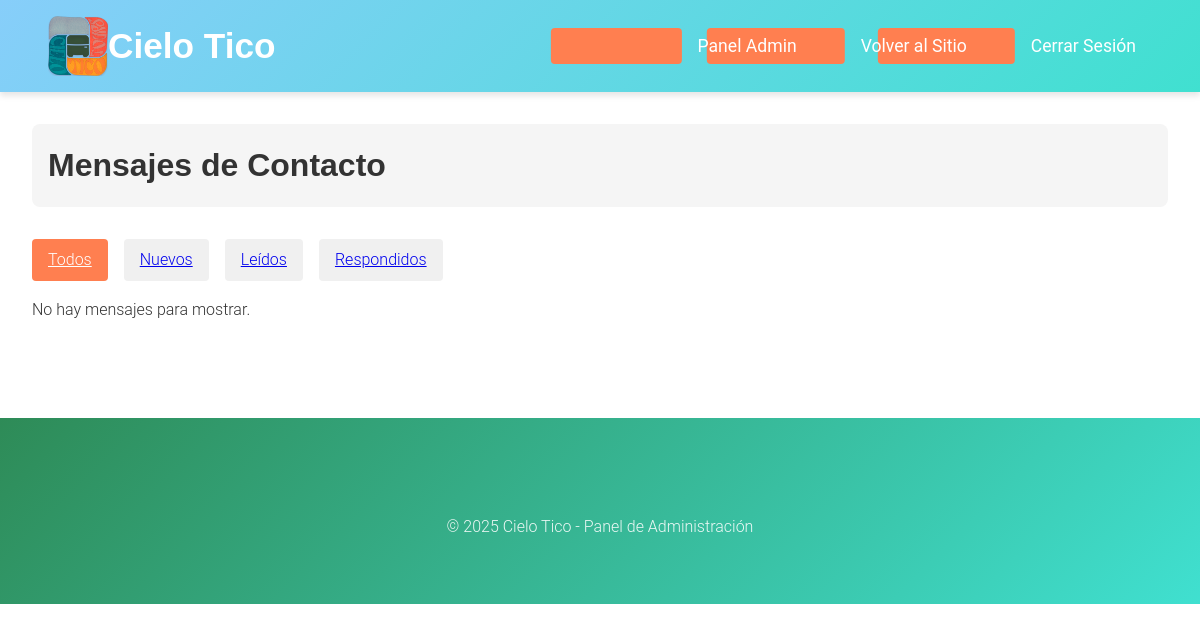
Page /html/admin/mensajes.php (signed in) on the earlier database version.
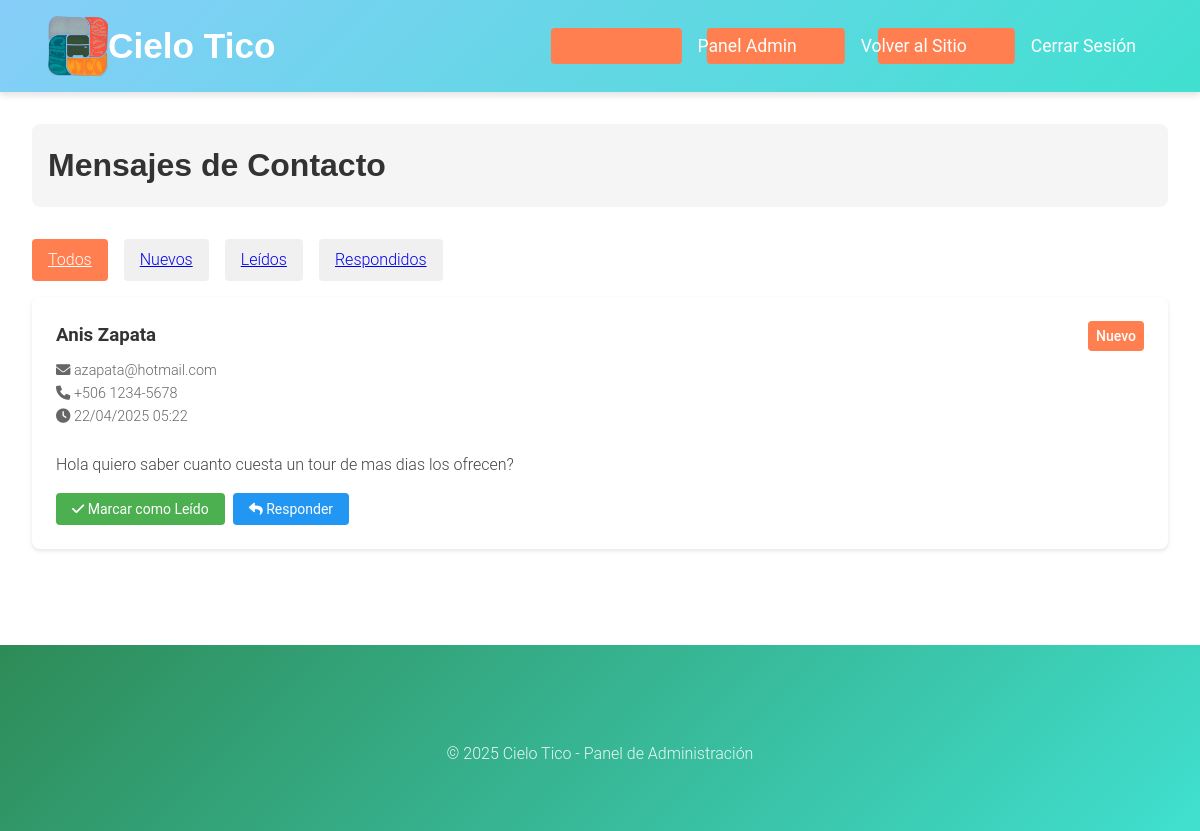
Same page on the later database version.
### tables this page shows
CREATE TABLE `contactos` (
  `id` int(11) NOT NULL AUTO_INCREMENT,
  `nombre` varchar(100) NOT NULL,
  `email` varchar(100) NOT NULL,
  `telefono` varchar(20) DEFAULT NULL,
  `mensaje` text NOT NULL,
  `estado` enum('nuevo','leido','respondido') DEFAULT 'nuevo',
  `fecha_creacion` timestamp NOT NULL DEFAULT current_timestamp(),
  PRIMARY KEY (`id`)
);

### html/admin/mensajes.php (the view, shortened to what this page needs)
<?php
require_once '../../php/config/database.php';
$estado_filtro = isset($_GET['estado']) ? $_GET['estado'] : 'todos';
$sql = "SELECT * FROM contactos";
$params = [];
$sql .= " ORDER BY fecha_creacion DESC";
try {
    $stmt = $conn->prepare($sql);
    $stmt->execute($params);
    $mensajes = $stmt->fetchAll(PDO::FETCH_ASSOC);
} catch(PDOException $e) {
    $error = "Error al obtener los mensajes: " . $e->getMessage();
}
?>
<!DOCTYPE html>
<html lang="es">
<head>
    <link rel="stylesheet" href="/cielotico/css/estilos.css">
    <link rel="stylesheet" href="https://cdnjs.cloudflare.com/ajax/libs/font-awesome/6.0.0/css/all.min.css">
</head>
<body>
    <header>
        <div class="header-content">
            <div class="logo-container">
                <a href="/cielotico/html/index.php">
                    <img src="/cielotico/img/logo.png" alt="Cielo Tico Logo" class="logo">
                    <h1>Cielo Tico</h1>
                </a>
            </div>
            <nav>
                <ul class="nav-menu">
                    <li><a href="index.php">Panel Admin</a></li>
                    <li><a href="/cielotico/html/index.php">Volver al Sitio</a></li>
                    <li><a href="/cielotico/php/logout.php">Cerrar Sesión</a></li>
                </ul>
            </nav>
        </div>
    </header>
    <main>
        <div class="admin-container">
            <div class="admin-header">
                <h1>Mensajes de Contacto</h1>
            </div>
            <div class="filtros">
                <a href="?estado=todos" class="filtro-btn <?php echo $estado_filtro === 'todos' ? 'activo' : ''; ?>">
                    Todos
                </a>
                <a href="?estado=nuevo" class="filtro-btn <?php echo $estado_filtro === 'nuevo' ? 'activo' : ''; ?>">
                    Nuevos
                </a>
                <a href="?estado=leido" class="filtro-btn <?php echo $estado_filtro === 'leido' ? 'activo' : ''; ?>">
                    Leídos
                </a>
                <a href="?estado=respondido" class="filtro-btn <?php echo $estado_filtro === 'respondido' ? 'activo' : ''; ?>">
                    Respondidos
                </a>
            </div>
            <?php if (isset($error)): ?>
                <div class="alert alert-error"><?php echo $error; ?></div>
            <?php else: ?>
                <div class="mensajes-grid">
                    <?php foreach ($mensajes as $mensaje): ?>
                        <div class="mensaje-card">
                            <div class="mensaje-header">
                                <div class="mensaje-info">
                                    <h3><?php echo htmlspecialchars($mensaje['nombre']); ?></h3>
                                    <p class="mensaje-meta">
                                        <i class="fas fa-envelope"></i> <?php echo htmlspecialchars($mensaje['email']); ?>
                                        <?php if (!empty($mensaje['telefono'])): ?>
                                            <br>
                                            <i class="fas fa-phone"></i> <?php echo htmlspecialchars($mensaje['telefono']); ?>
                                        <?php endif; ?>
                                        <br>
                                        <i class="fas fa-clock"></i> <?php echo date('d/m/Y H:i', strtotime($mensaje['fecha_creacion'])); ?>
                                    </p>
                                </div>
                                <span class="mensaje-estado estado-<?php echo $mensaje['estado']; ?>">
                                    <?php echo ucfirst($mensaje['estado']); ?>
                                </span>
                            </div>
                            <div class="mensaje-contenido">
                                <?php echo nl2br(htmlspecialchars($mensaje['mensaje'])); ?>
                            </div>
                            <div class="mensaje-acciones">
                                <?php if ($mensaje['estado'] === 'nuevo'): ?>
                                    <form method="POST" style="display: inline;">
                                        <button type="submit" class="btn-accion btn-leido">
                                            <i class="fas fa-check"></i> Marcar como Leído
                                        </button>
                                    </form>
                                <?php endif; ?>
                                <?php if ($mensaje['estado'] !== 'respondido'): ?>
                                    <button type="button" class="btn-accion btn-respondido"
                                            onclick="mostrarFormularioRespuesta('<?php echo $mensaje['id']; ?>')">
                                        <i class="fas fa-reply"></i> Responder
                                    </button>
                                <?php endif; ?>
                            </div>
                        </div>
                    <?php endforeach; ?>
                    <?php if (empty($mensajes)): ?>
                        <p>No hay mensajes para mostrar.</p>
                    <?php endif; ?>
                </div>
            <?php endif; ?>
        </div>
    </main>
    <footer role="contentinfo">
        <div class="footer-content">
            <p>&copy; 2025 Cielo Tico - Panel de Administración</p>
        </div>
    </footer>
</body>
</html>

### css/estilos.css (style rules this page uses)
:root { --color-cielo: #87CEFA; --color-turquesa: #40E0D0; --color-verde: #2E8B57; --color-arena: #F4E2D8; --color-coral: #FF7F50; --color-text: #333; --color-light: #fff; --color-primary: var(--color-turquesa); --color-primary-dark: #36c0b0; --color-secondary: var(--color-cielo); --color-white: var(--color-light); --font-heading: 'Montserrat', sans-serif; --font-body: 'Roboto', sans-serif; --shadow-sm: 0 2px 4px rgba(0,0,0,0.05); --shadow-md: 0 4px 6px rgba(0,0,0,0.1); --shadow-lg: 0 10px 15px rgba(0,0,0,0.1); --gradient-primary: linear-gradient(135deg, var(--color-cielo), var(--color-turquesa)); --gradient-secondary: linear-gradient(135deg, var(--color-verde), var(--color-turquesa)); --primary-color: #FF7F50; --secondary-color: #FF6B3D; --background-color: #f5f5f5; --color-success: #28a745; --color-error: #dc3545; --color-warning: #ffc107; --color-info: #17a2b8; --slider-height: 600px; }
* { margin: 0; padding: 0; box-sizing: border-box; font-family: var(--font-body); }
body { line-height: 1.6; color: var(--color-text); background-color: var(--color-light); font-weight: 300; }
h1, h2 { font-family: var(--font-heading); font-weight: 700; }
h3, h4, h5, h6 { font-family: var(--font-body); font-weight: 600; }
.nav-menu a { font-weight: 400; }
header { background: var(--gradient-primary); padding: 1rem 2rem; position: sticky; top: 0; z-index: 1000; box-shadow: var(--shadow-md); }
.header-content { max-width: 1400px; margin: 0 auto; padding: 0 1rem; display: flex; justify-content: space-between; align-items: center; }
.logo-container { display: flex; align-items: center; }
.logo-container a { display: flex; align-items: center; text-decoration: none; color: var(--color-light); }
.logo { width: 60px; height: 60px; object-fit: contain; }
header h1 { color: var(--color-light); margin: 0; font-size: 2.2rem; font-weight: 700; }
nav { display: flex; align-items: center; gap: 2rem; margin-left: auto; }
.nav-menu { display: flex; gap: 2rem; margin: 0; padding: 0; list-style: none; }
.nav-menu a, header .btn-login, header .btn-register { color: var(--color-light); text-decoration: none; font-size: 1.1rem; padding: 0.5rem 1rem; border-radius: 4px; transition: all 0.3s ease; position: relative; overflow: hidden; border: none; background: transparent; font-family: var(--font-body); font-weight: 400; cursor: pointer; }
.nav-menu a::before, header .btn-login::before, header .btn-register::before { content: ''; position: absolute; top: 0; left: 0; width: 100%; height: 100%; background: var(--color-coral); transform: translateX(-100%); transition: transform 0.3s ease; z-index: -1; border-radius: 4px; }
footer { background: var(--gradient-secondary); color: var(--color-light); padding: 4rem 2rem; margin-top: 4rem; position: relative; }
.footer-content { max-width: 1400px; margin: 0 auto; text-align: center; }
.footer-content p { text-align: center; margin-top: 2rem; color: var(--color-light); opacity: 0.9; font-size: 1rem; }

### html/admin/mensajes.php (style rules this page uses)
.admin-container { padding: 2rem; max-width: 1200px; margin: 0 auto; }
.admin-header { display: flex; justify-content: space-between; align-items: center; margin-bottom: 2rem; padding: 1rem; background-color: #f5f5f5; border-radius: 8px; }
.filtros { display: flex; gap: 1rem; margin-bottom: 1rem; }
.filtro-btn { padding: 0.5rem 1rem; border: none; border-radius: 4px; background-color: #f0f0f0; cursor: pointer; transition: all 0.3s ease; }
.filtro-btn.activo { background-color: #FF7F50; color: white; }
.mensajes-grid { display: grid; gap: 1.5rem; }
.mensaje-card { background: white; padding: 1.5rem; border-radius: 8px; box-shadow: 0 2px 4px rgba(0,0,0,0.1); }
.mensaje-header { display: flex; justify-content: space-between; align-items: start; margin-bottom: 1rem; }
.mensaje-info h3 { margin: 0; color: #333; }
.mensaje-meta { color: #666; font-size: 0.9rem; margin: 0.5rem 0; }
.mensaje-estado { padding: 0.25rem 0.5rem; border-radius: 4px; font-size: 0.875rem; font-weight: 500; }
.estado-nuevo { background-color: #ff7f50; color: white; }
.mensaje-contenido { margin: 1rem 0; color: #444; line-height: 1.6; }
.mensaje-acciones { display: flex; gap: 0.5rem; margin-top: 1rem; }
.btn-accion { padding: 0.5rem 1rem; border: none; border-radius: 4px; cursor: pointer; font-size: 0.875rem; transition: all 0.3s ease; }
.btn-leido { background-color: #4CAF50; color: white; }
.btn-respondido { background-color: #2196F3; color: white; }

Differences in the rows shown:
added contactos: nombre "Anis Zapata", email "azapata@hotmail.com", telefono "+506 1234-5678", fecha_creacion "22/04/2025 05:22", estado "Nuevo", mensaje "Hola quiero saber cuanto cuesta un tour de mas dias los ofrecen?"
Other differences:
text no longer shown: "No hay mensajes para mostrar."
